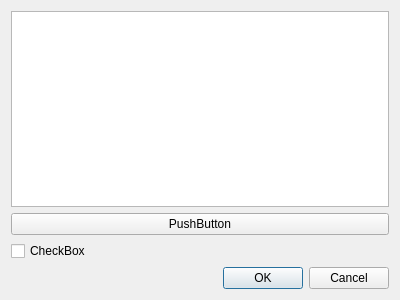
<?xml version="1.0" encoding="UTF-8"?>
<ui version="4.0">
 <class>Dialog</class>
 <widget class="QDialog" name="Dialog">
  <property name="geometry">
   <rect>
    <x>0</x>
    <y>0</y>
    <width>400</width>
    <height>300</height>
   </rect>
  </property>
  <property name="windowTitle">
   <string>Dialog</string>
  </property>
  <layout class="QVBoxLayout" name="verticalLayout">
   <item>
    <widget class="QListWidget" name="listWidget"/>
   </item>
   <item>
    <widget class="QPushButton" name="pushButton">
     <property name="text">
      <string>PushButton</string>
     </property>
    </widget>
   </item>
   <item>
    <widget class="QCheckBox" name="checkBox">
     <property name="text">
      <string>CheckBox</string>
     </property>
    </widget>
   </item>
   <item>
    <widget class="QDialogButtonBox" name="buttonBox">
     <property name="orientation">
      <enum>Qt::Horizontal</enum>
     </property>
     <property name="standardButtons">
      <set>QDialogButtonBox::Cancel|QDialogButtonBox::Ok</set>
     </property>
    </widget>
   </item>
  </layout>
 </widget>
 <resources/>
 <connections>
  <connection>
   <sender>buttonBox</sender>
   <signal>accepted()</signal>
   <receiver>Dialog</receiver>
   <slot>accept()</slot>
   <hints>
    <hint type="sourcelabel">
     <x>248</x>
     <y>254</y>
    </hint>
    <hint type="destinationlabel">
     <x>157</x>
     <y>274</y>
    </hint>
   </hints>
  </connection>
  <connection>
   <sender>buttonBox</sender>
   <signal>rejected()</signal>
   <receiver>Dialog</receiver>
   <slot>reject()</slot>
   <hints>
    <hint type="sourcelabel">
     <x>316</x>
     <y>260</y>
    </hint>
    <hint type="destinationlabel">
     <x>286</x>
     <y>274</y>
    </hint>
   </hints>
  </connection>
 </connections>
</ui>
